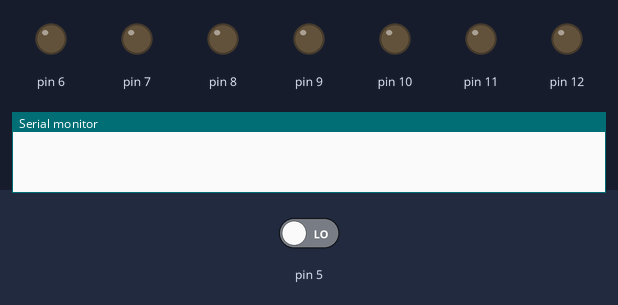
This sketch was run on a simulated Arduino Uno, built with avr-gcc and run on an emulated ATmega328P. On the bench: output pins drawn as LEDs (lit = HIGH), the last lines printed to the serial monitor. Inputs (shaded band) come from the test bench; at power-on: pin 5 LOW. Random numbers use the default seed unless the sketch sets one.

Above: at 1.2 s.
1.3 s: pin 5 driven HIGH
At 1.4 s:
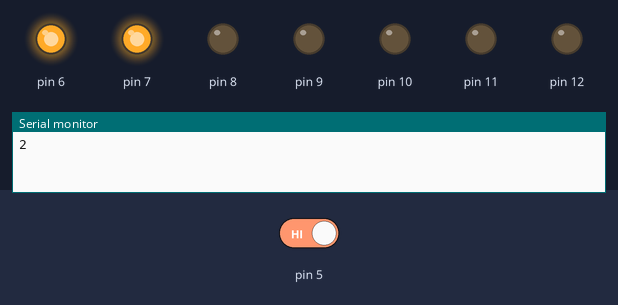
At 3.2 s:
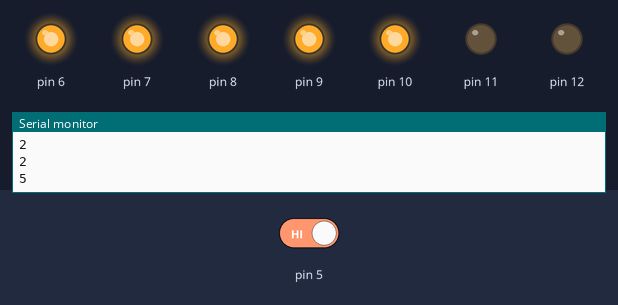
4.3 s: pin 5 driven LOW
Timing chart, 0 to 7.3 s (numbered marks = the images above; inputs shaded):
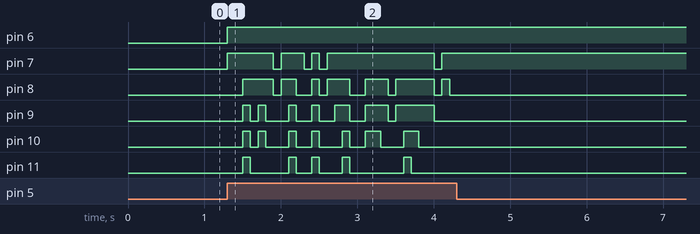

Measured:
- after the input at 1.3 s, pin 6: LOW → HIGH at once; pin 7: LOW → HIGH at once, → LOW 0.60 s later, → HIGH 0.10 s later, → LOW 0.30 s later, … (9 changes in this stretch)
- after the input at 4.3 s, every drawn part: stays the same

The sketch:

Wuerfelprogramm.ino.ino
```cpp
int ergebnis = 0;

void setup() {
  Serial.begin(9600);
  pinMode(5, INPUT);
  pinMode(6, OUTPUT);
  pinMode(7, OUTPUT);
  pinMode(8, OUTPUT);
  pinMode(9, OUTPUT);
  pinMode(10, OUTPUT);
  pinMode(11, OUTPUT);
  pinMode(12, OUTPUT);
}

void loop() {

  if(digitalRead(5)==HIGH) {
    ledsAus();

    ergebnis = random(1,7);
    Serial.println(ergebnis);

    anzeigen(ergebnis);
  }

  delay(100);
}

void ledsAus(){
  for (int i = 6; i <= 12; i++) {
    digitalWrite(i, LOW);
  }
}

void anzeigen(int ergebnis){
  if(ergebnis == 1){
    digitalWrite(6, HIGH);
  }else if(ergebnis == 2){
    digitalWrite(6, HIGH);
    digitalWrite(7, HIGH);
  }else if(ergebnis == 3){
    digitalWrite(6, HIGH);
    digitalWrite(7, HIGH);
    digitalWrite(8, HIGH);
  }else if(ergebnis == 4){
    digitalWrite(6, HIGH);
    digitalWrite(7, HIGH);
    digitalWrite(8, HIGH);
    digitalWrite(9, HIGH);
  }else if(ergebnis == 5){
    digitalWrite(6, HIGH);
    digitalWrite(7, HIGH);
    digitalWrite(8, HIGH);
    digitalWrite(9, HIGH);
    digitalWrite(10, HIGH);
  }else if(ergebnis == 6){
    digitalWrite(6, HIGH);
    digitalWrite(7, HIGH);
    digitalWrite(8, HIGH);
    digitalWrite(9, HIGH);
    digitalWrite(10, HIGH);
    digitalWrite(11, HIGH);
  }else {
    Serial.println("Fehler!");
  }
}


/* void loop() {
  for (int i = 6; i <= 12; i++) {
    digitalWrite(i, HIGH);
    delay(1000); // 100 ms Verzögerung zwischen den Schleifendurchläufen
    digitalWrite(i, LOW);
  }


  digitalWrite(6, HIGH);
  delay(100);
  digitalWrite(6, LOW);

  digitalWrite(7, HIGH);
  delay(100);
  digitalWrite(7, LOW);

  digitalWrite(8, HIGH);
  delay(100);
  digitalWrite(8, LOW);

  digitalWrite(9, HIGH);
  delay(100);
  digitalWrite(9, LOW);

  digitalWrite(10, HIGH);
  delay(100);
  digitalWrite(10, LOW);

  digitalWrite(11, HIGH);
  delay(100);
  digitalWrite(11, LOW);

  digitalWrite(12, HIGH);
  delay(100);
  digitalWrite(12, LOW);
} */
```
